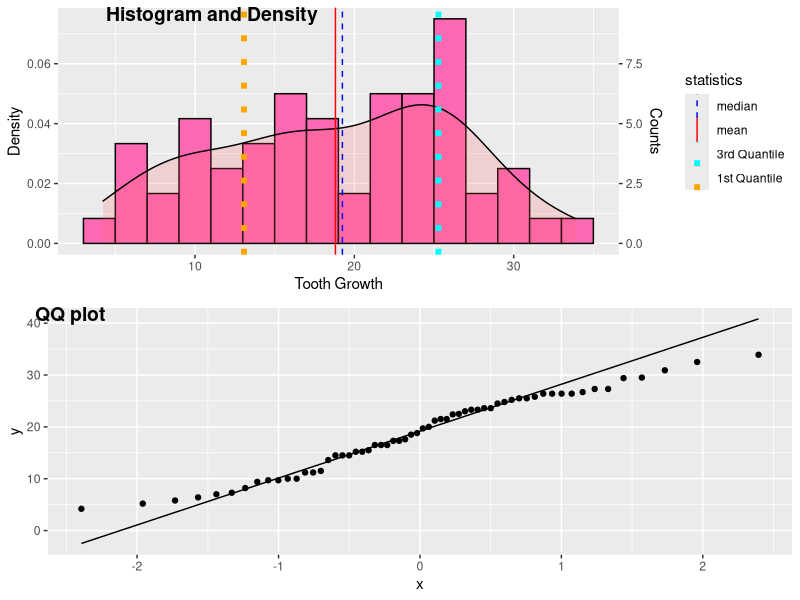
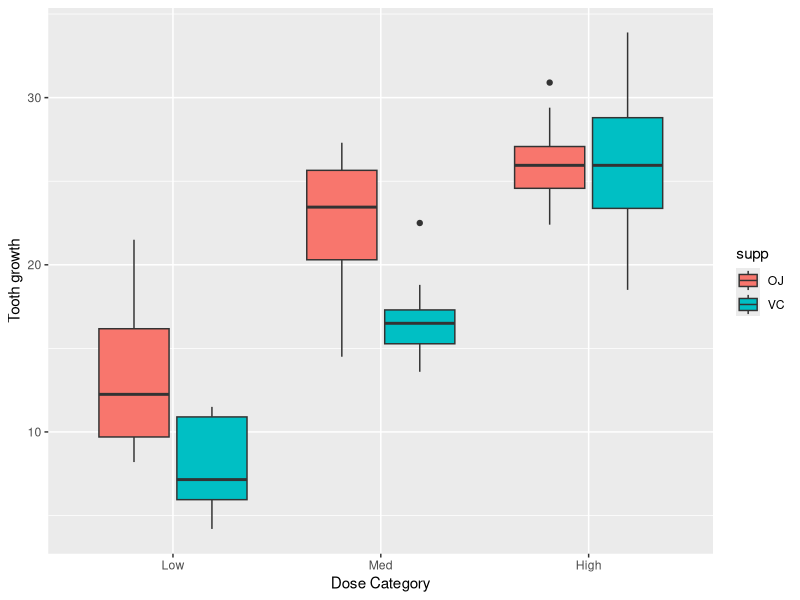
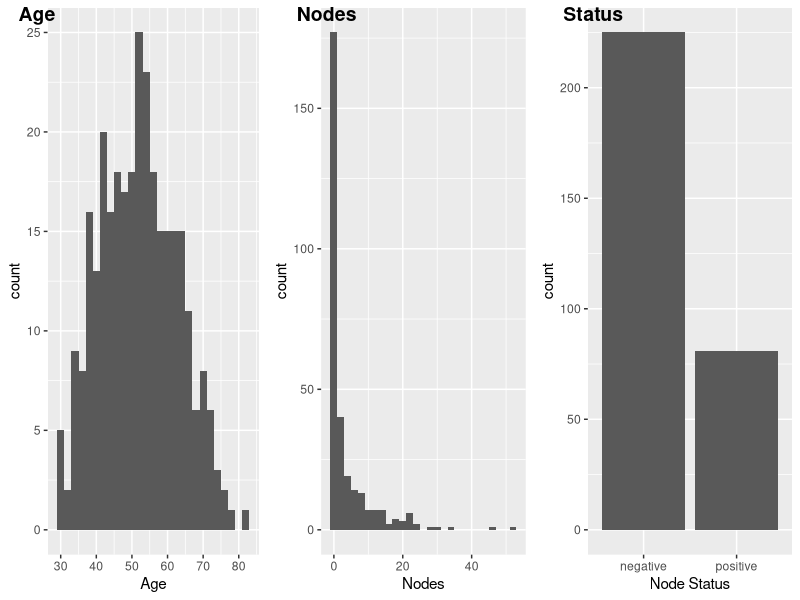
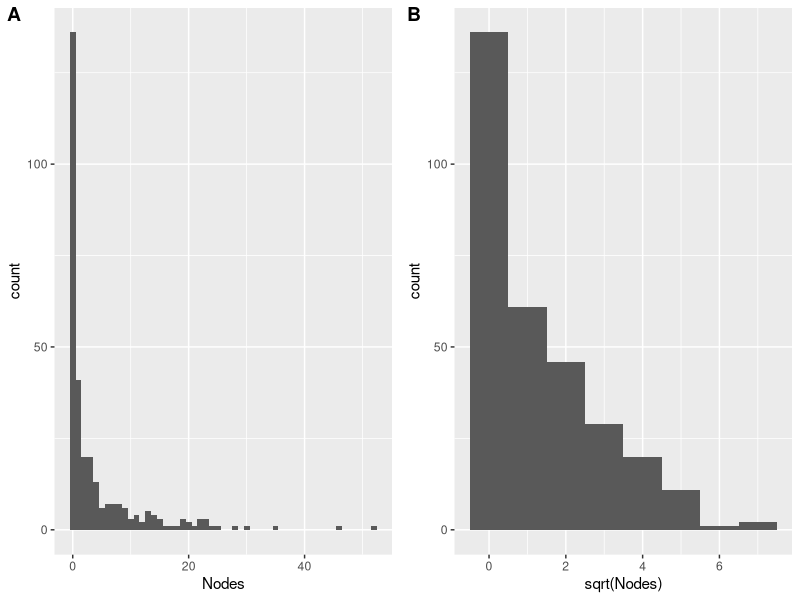
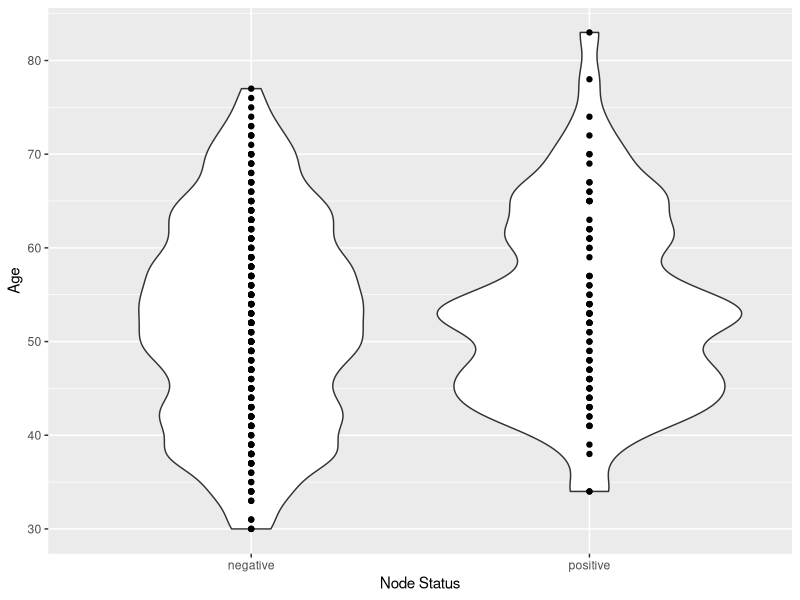
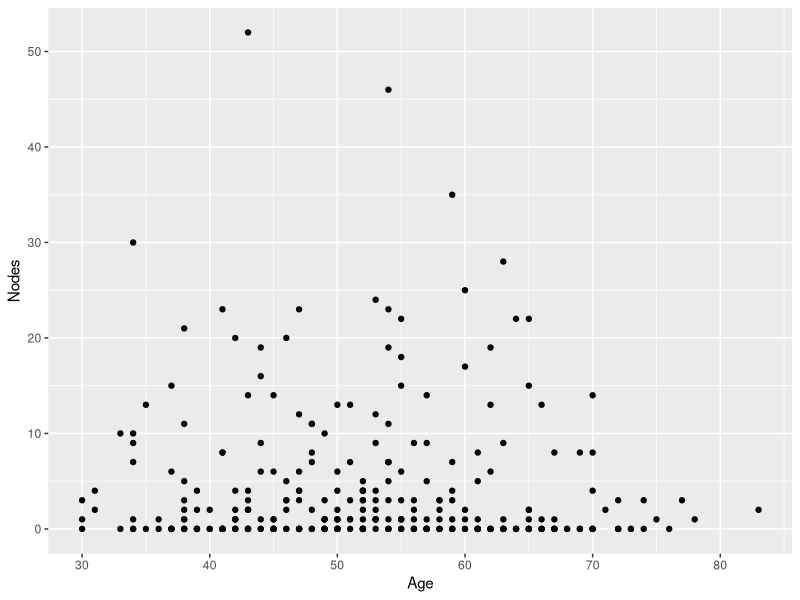
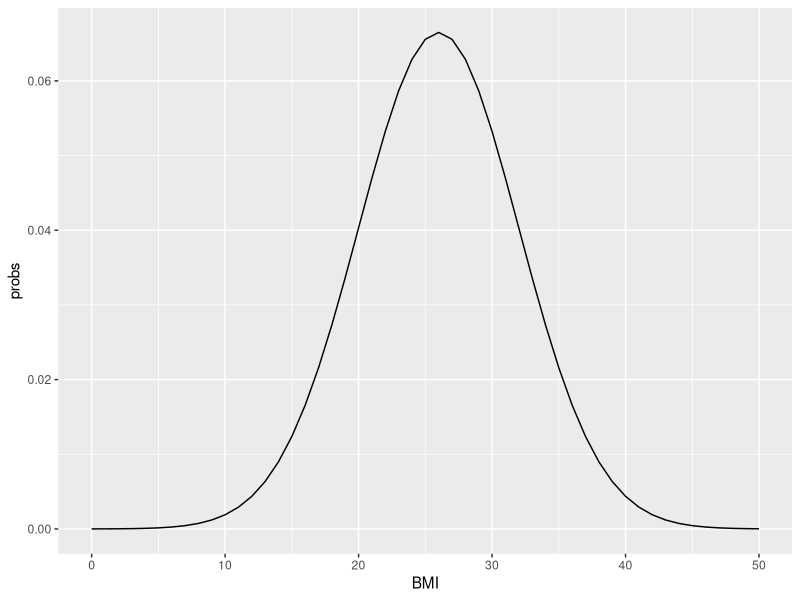

Write the R code that produced these figures, in order. (Note: this script raises an error after producing the figures.)
## ----------------------------------------------
#' # R lab group assignment      #######################
#' # Start of student assignment #######################
## ----------------------------------------------
#' ## Instructions: Work in groups of 2-4 members. Each group submits a report (including R scripts and output in the format of html or pdf files) to Canvas.
#' 
#' Angela Littlefield,  Laura Santos-Median, Hayley Wondra, Ian Adams

#' ### 1. Identify the coding problems below and fix the coding , change eval = TRUE in your R script
rm(list = ls())

echo = TRUE
eval = TRUE
my_variable <- 3
a <- seq(1, 10, by = 2)
b <- c(1, 3, 4, 5, 6)
summary(c(1:11))
library(car)
mean(c(0, 2, 3, NA), na.rm = TRUE) # check na.omit option in help menu for mean function
head(iris)
table(iris$Species)
summary(iris$Sepal.Length)

##

#' ### 2. Read one of your datasets into R and complete the following tasks:
#' ### - a. Identify a continuous variable in your dataset, provide summary statistics and graphs to describe the variable, and comment on the variable distribution

## ----------------------------------------------
library(ggplot2);
library(ggpubr)
data(ToothGrowth)
head(ToothGrowth)
tail(ToothGrowth)
summary(ToothGrowth$len)
summary(ToothGrowth$supp)
summary(ToothGrowth$dose)

len_hist <- ggplot(ToothGrowth, aes(x = len)) +
    labs(x = "Tooth Growth") +
    geom_histogram(aes(y = after_stat(density)), colour = "black", fill = "hotpink", binwidth = 2) + # the histogram is plotted initially as density, then a re-scaled y-axis shows what the count is
    geom_density(alpha = .2, fill = "#FF6666") +
    scale_y_continuous(name = "Density", sec.axis = sec_axis(transform = ~ . * 125, name = "Counts")) +
    geom_vline(aes(xintercept = median(len), color = "median"), linetype = 2) +
    geom_vline(aes(xintercept = mean(len), color = "mean"), linetype = 1) +
    geom_vline(aes(xintercept = quantile(len, prob = 0.25), color = "1st Quantile"), linetype = 3, linewidth = 2) +
    geom_vline(aes(xintercept = quantile(len, prob = 0.75), color = "3rd Quantile"), linetype = 3, linewidth = 2) +
    scale_color_manual(name = "statistics", values = c("1st Quantile" = "orange", "3rd Quantile" = "cyan", median = "blue", mean = "red"), guide = guide_legend(reverse = TRUE))

len_qq <- ggplot(ToothGrowth, aes(sample = len)) +
    stat_qq() +
    stat_qq_line()

ggarrange(len_hist, len_qq, labels = c("Histogram and Density", "QQ plot"), ncol = 1, nrow = 2)
print("The distribution of length of tooth growth is approximately normal")

#' ### - b. Recode the selected variable into a new categorical variable based on biologically or clinically meaningful definitions, provide summary statistics and graphical summary of the new categorical variable

ToothGrowth$dosecat <- recode(ToothGrowth$dose, "0:0.5='Low'; 0.51:1 = 'Med'; 1.1:2.0 = 'High'")
ToothGrowth$dosecat <- factor(ToothGrowth$dosecat, levels = c("Low", "Med", "High"), ordered = TRUE)
summary(ToothGrowth$dosecat)
sort(ToothGrowth$dosecat, levels = c("Low", "Med", "High"));
ggplot(ToothGrowth, aes(x = dosecat, y = len, fill = supp)) +
    geom_boxplot() +
    xlab("Dose Category") +
    ylab("Tooth growth")


#' ### 3. Download the “Survival.csv” data set from Canvas and read the dataset into R (try to use different internet browser if there are issues downloading the data file). This data set appeared in Haberman (1976) and was obtained from the UCI Machine Learning Repository. The dataset contains cases from a study that was conducted between 1958 and 1970 at the University of Chicago’s Billings Hospital on the survival of patients who had undergone surgery for breast cancer. The variables are:
#' ### - Age: Age of patient at the time of operation.
#' ### - Nodes: Number of positive axillary nodes detected.
#' ### - Status: Survival status. 1 = the patient survived 5 years or longer;    2 = the patient died within 5 year.

dataset <- read.csv("survival.csv")
head(dataset)


#' ### Complete the tasks below use ggplot:
#' ### a. Use graphs to summarize each variable: Age, Nodes, and Status.
dataset$StatF <- factor(dataset$Status, levels = c(1,2), labels = c("negative", "positive"))
pAge <- ggplot(dataset, aes(x = Age)) +
    geom_histogram(binwidth=2)
pNode <- ggplot(dataset, aes(x = Nodes)) +
    geom_histogram(binwidth = 2)
pStat <- ggplot(dataset, aes(x = StatF)) +
    geom_bar() + xlab("Node Status")
ggarrange(pAge, pNode, pStat, labels = c("Age", "Nodes", "Status"), ncol = 3, nrow = 1)


#' ### b. Plot the histograms for Nodes and $\sqrt{Nodes}$. Are the distributions skewed and in which direction? Which one is more skewed?
pNode <- ggplot(dataset, aes(x = Nodes)) +
    geom_histogram(binwidth = 1)
prootNode <- ggplot(dataset, aes(x = sqrt(Nodes))) +
    geom_histogram(binwidth = 1)

ggarrange(pNode, prootNode, labels = c("A", "B"), ncol = 2, nrow = 1)
print("The distributions are both left skewed, and both have a similar shape")


#' ### c. Use graph to visualize the relationship between Status and Age

pAgeStat <- ggplot(dataset, aes(x = StatF, y = Age)) +
    geom_violin(adjust = 1/2) + geom_point() +xlab("Node Status")
pAgeStat
#' ### d. Use graph to visualize the relationship between Age and Nodes.

pAgeNode <- ggplot(dataset, aes(x = Age, y = Nodes)) +
    geom_point()
pAgeNode


## ----------------------------------------------

#' ### 4. Assume that BMI in US has the Normal (26, 36) distribution (mean=26, sd=6).
#' ### a. Use R to find the probability of being underweight (BMI ≤ 18.5).

p_underweight <- pnorm(18.5, mean = 26, sd = 6, lower.tail = TRUE)
p_underweight


#' ### b. Use R to find the probability of being normal weight (18.5 < BMI ≤ 25).

p_normweight <- pnorm(25, mean = 26, sd = 6, lower.tail = TRUE) - p_underweight
p_normweight


#' ### c. Use R to find the probability of being overweight(25 < BMI ≤ 30)

p_overweight <- pnorm(30, mean = 26, sd = 6, lower.tail = TRUE) - p_underweight - p_normweight
p_overweight

#' ### d. Use R to find the probability of being obese (BMI>30).
p_obese <- pnorm(30, mean = 26, sd = 6, lower.tail = FALSE)
p_obese


#' ### e. Use R to plot the probability density function of BMI ~ Normal(26,36).
## ----------------------------------------------


bmi_pdf <- data.frame(y = c(0, 1:50), probs = dnorm(c(0, 1:50), 26, 6))
bmiplot <- ggplot(bmi_pdf, aes(x = y, y = probs)) +
    geom_line() + xlab("BMI")
bmiplot

#' ## - Compile and upload your report to UNM canvas
#' ### Go to file>Compile Report...>HTML>Compile
#' ### Upload your completed report to canvas by Friday, June 20

Sys.setenv(RSTUDIO_PANDOC="/Applications/RStudio.app/Contents/Resources/app/quarto/bin/tools")
rmarkdown::render("GroupLab2.R")
